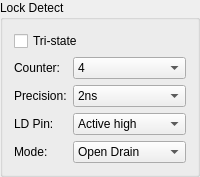
        <widget class="QGroupBox" name="groupBox_5">
         <property name="title">
          <string>Lock Detect</string>
         </property>
         <layout class="QVBoxLayout" name="verticalLayout_6">
          <item>
           <widget class="QCheckBox" name="LD_SDO_tristate">
            <property name="text">
             <string>Tri-state</string>
            </property>
           </widget>
          </item>
          <item>
           <layout class="QFormLayout" name="formLayout_3">
            <item row="0" column="0">
             <widget class="QLabel" name="label_12">
              <property name="text">
               <string>Counter:</string>
              </property>
             </widget>
            </item>
            <item row="0" column="1">
             <widget class="QComboBox" name="LD_COUNT">
              <item>
               <property name="text">
                <string>4</string>
               </property>
              </item>
              <item>
               <property name="text">
                <string>8</string>
               </property>
              </item>
              <item>
               <property name="text">
                <string>16</string>
               </property>
              </item>
              <item>
               <property name="text">
                <string>64</string>
               </property>
              </item>
              <item>
               <property name="text">
                <string>256</string>
               </property>
              </item>
              <item>
               <property name="text">
                <string>1024</string>
               </property>
              </item>
              <item>
               <property name="text">
                <string>2048</string>
               </property>
              </item>
              <item>
               <property name="text">
                <string>4096</string>
               </property>
              </item>
             </widget>
            </item>
            <item row="1" column="0">
             <widget class="QLabel" name="label_13">
              <property name="text">
               <string>Precision:</string>
              </property>
             </widget>
            </item>
            <item row="1" column="1">
             <widget class="QComboBox" name="LD_PREC">
              <item>
               <property name="text">
                <string>2ns</string>
               </property>
              </item>
              <item>
               <property name="text">
                <string>4ns</string>
               </property>
              </item>
              <item>
               <property name="text">
                <string>6ns</string>
               </property>
              </item>
              <item>
               <property name="text">
                <string>8ns</string>
               </property>
              </item>
              <item>
               <property name="text">
                <string>10ns</string>
               </property>
              </item>
              <item>
               <property name="text">
                <string>12ns</string>
               </property>
              </item>
              <item>
               <property name="text">
                <string>14ns</string>
               </property>
              </item>
              <item>
               <property name="text">
                <string>16ns</string>
               </property>
              </item>
             </widget>
            </item>
            <item row="2" column="0">
             <widget class="QLabel" name="label_23">
              <property name="text">
               <string>LD Pin:</string>
              </property>
             </widget>
            </item>
            <item row="2" column="1">
             <widget class="QComboBox" name="LD_ACTIVELOW">
              <item>
               <property name="text">
                <string>Active high</string>
               </property>
              </item>
              <item>
               <property name="text">
                <string>Active low</string>
               </property>
              </item>
             </widget>
            </item>
            <item row="3" column="0">
             <widget class="QLabel" name="label_16">
              <property name="text">
               <string>Mode:</string>
              </property>
             </widget>
            </item>
            <item row="3" column="1">
             <widget class="QComboBox" name="LD_SDO_MODE">
              <item>
               <property name="text">
                <string>Open Drain</string>
               </property>
              </item>
              <item>
               <property name="text">
                <string>2.5V CMOS</string>
               </property>
              </item>
             </widget>
            </item>
           </layout>
          </item>
         </layout>
        </widget>
